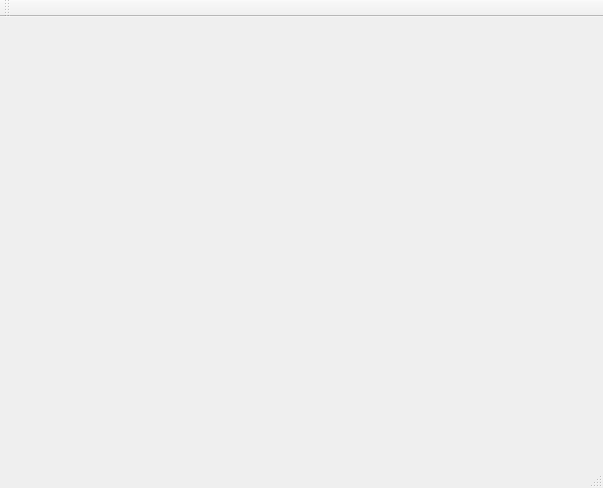
<?xml version="1.0" encoding="UTF-8"?>
<ui version="4.0">
 <class>MainWindow</class>
 <widget class="QMainWindow" name="MainWindow">
  <property name="geometry">
   <rect>
    <x>0</x>
    <y>0</y>
    <width>603</width>
    <height>488</height>
   </rect>
  </property>
  <property name="windowTitle">
   <string>MainWindow</string>
  </property>
  <widget class="QWidget" name="centralWidget"/>
  <widget class="QMenuBar" name="menuBar">
   <property name="geometry">
    <rect>
     <x>0</x>
     <y>0</y>
     <width>603</width>
     <height>21</height>
    </rect>
   </property>
  </widget>
  <widget class="QToolBar" name="mainToolBar">
   <attribute name="toolBarArea">
    <enum>TopToolBarArea</enum>
   </attribute>
   <attribute name="toolBarBreak">
    <bool>false</bool>
   </attribute>
  </widget>
  <widget class="QStatusBar" name="statusBar"/>
 </widget>
 <layoutdefault spacing="6" margin="11"/>
 <resources/>
 <connections/>
</ui>
